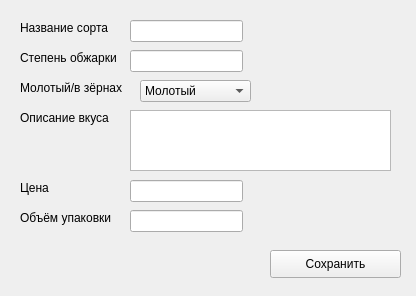
<?xml version="1.0" encoding="UTF-8"?>
<ui version="4.0">
 <class>Form</class>
 <widget class="QWidget" name="Form">
  <property name="geometry">
   <rect>
    <x>0</x>
    <y>0</y>
    <width>416</width>
    <height>296</height>
   </rect>
  </property>
  <property name="windowTitle">
   <string>Form</string>
  </property>
  <widget class="QLabel" name="nameLabel">
   <property name="geometry">
    <rect>
     <x>20</x>
     <y>20</y>
     <width>121</width>
     <height>16</height>
    </rect>
   </property>
   <property name="text">
    <string>Название сорта</string>
   </property>
  </widget>
  <widget class="QLineEdit" name="nameInput">
   <property name="geometry">
    <rect>
     <x>130</x>
     <y>20</y>
     <width>113</width>
     <height>22</height>
    </rect>
   </property>
  </widget>
  <widget class="QLabel" name="roastingLabel">
   <property name="geometry">
    <rect>
     <x>20</x>
     <y>50</y>
     <width>121</width>
     <height>16</height>
    </rect>
   </property>
   <property name="text">
    <string>Степень обжарки</string>
   </property>
  </widget>
  <widget class="QLineEdit" name="roastingInput">
   <property name="geometry">
    <rect>
     <x>130</x>
     <y>50</y>
     <width>113</width>
     <height>22</height>
    </rect>
   </property>
  </widget>
  <widget class="QLabel" name="selectionLabel">
   <property name="geometry">
    <rect>
     <x>20</x>
     <y>80</y>
     <width>121</width>
     <height>16</height>
    </rect>
   </property>
   <property name="text">
    <string>Молотый/в зёрнах</string>
   </property>
  </widget>
  <widget class="QComboBox" name="selectionSelect">
   <property name="geometry">
    <rect>
     <x>140</x>
     <y>80</y>
     <width>111</width>
     <height>22</height>
    </rect>
   </property>
   <item>
    <property name="text">
     <string>Молотый</string>
    </property>
   </item>
   <item>
    <property name="text">
     <string>В зёрнах</string>
    </property>
   </item>
  </widget>
  <widget class="QLabel" name="descriptionLabel">
   <property name="geometry">
    <rect>
     <x>20</x>
     <y>110</y>
     <width>111</width>
     <height>16</height>
    </rect>
   </property>
   <property name="text">
    <string>Описание вкуса</string>
   </property>
  </widget>
  <widget class="QLabel" name="priceLabel">
   <property name="geometry">
    <rect>
     <x>20</x>
     <y>180</y>
     <width>121</width>
     <height>16</height>
    </rect>
   </property>
   <property name="text">
    <string>Цена</string>
   </property>
  </widget>
  <widget class="QLineEdit" name="priceInput">
   <property name="geometry">
    <rect>
     <x>130</x>
     <y>180</y>
     <width>113</width>
     <height>22</height>
    </rect>
   </property>
  </widget>
  <widget class="QLabel" name="valueLabel">
   <property name="geometry">
    <rect>
     <x>20</x>
     <y>210</y>
     <width>121</width>
     <height>16</height>
    </rect>
   </property>
   <property name="text">
    <string>Объём упаковки</string>
   </property>
  </widget>
  <widget class="QLineEdit" name="valueInput">
   <property name="geometry">
    <rect>
     <x>130</x>
     <y>210</y>
     <width>113</width>
     <height>22</height>
    </rect>
   </property>
  </widget>
  <widget class="QPushButton" name="saveButton">
   <property name="geometry">
    <rect>
     <x>270</x>
     <y>250</y>
     <width>131</width>
     <height>28</height>
    </rect>
   </property>
   <property name="text">
    <string>Сохранить</string>
   </property>
  </widget>
  <widget class="QLabel" name="textLabel">
   <property name="geometry">
    <rect>
     <x>20</x>
     <y>260</y>
     <width>241</width>
     <height>16</height>
    </rect>
   </property>
   <property name="text">
    <string/>
   </property>
  </widget>
  <widget class="QTextEdit" name="descriptionInput">
   <property name="geometry">
    <rect>
     <x>130</x>
     <y>110</y>
     <width>261</width>
     <height>61</height>
    </rect>
   </property>
  </widget>
 </widget>
 <resources/>
 <connections/>
</ui>
